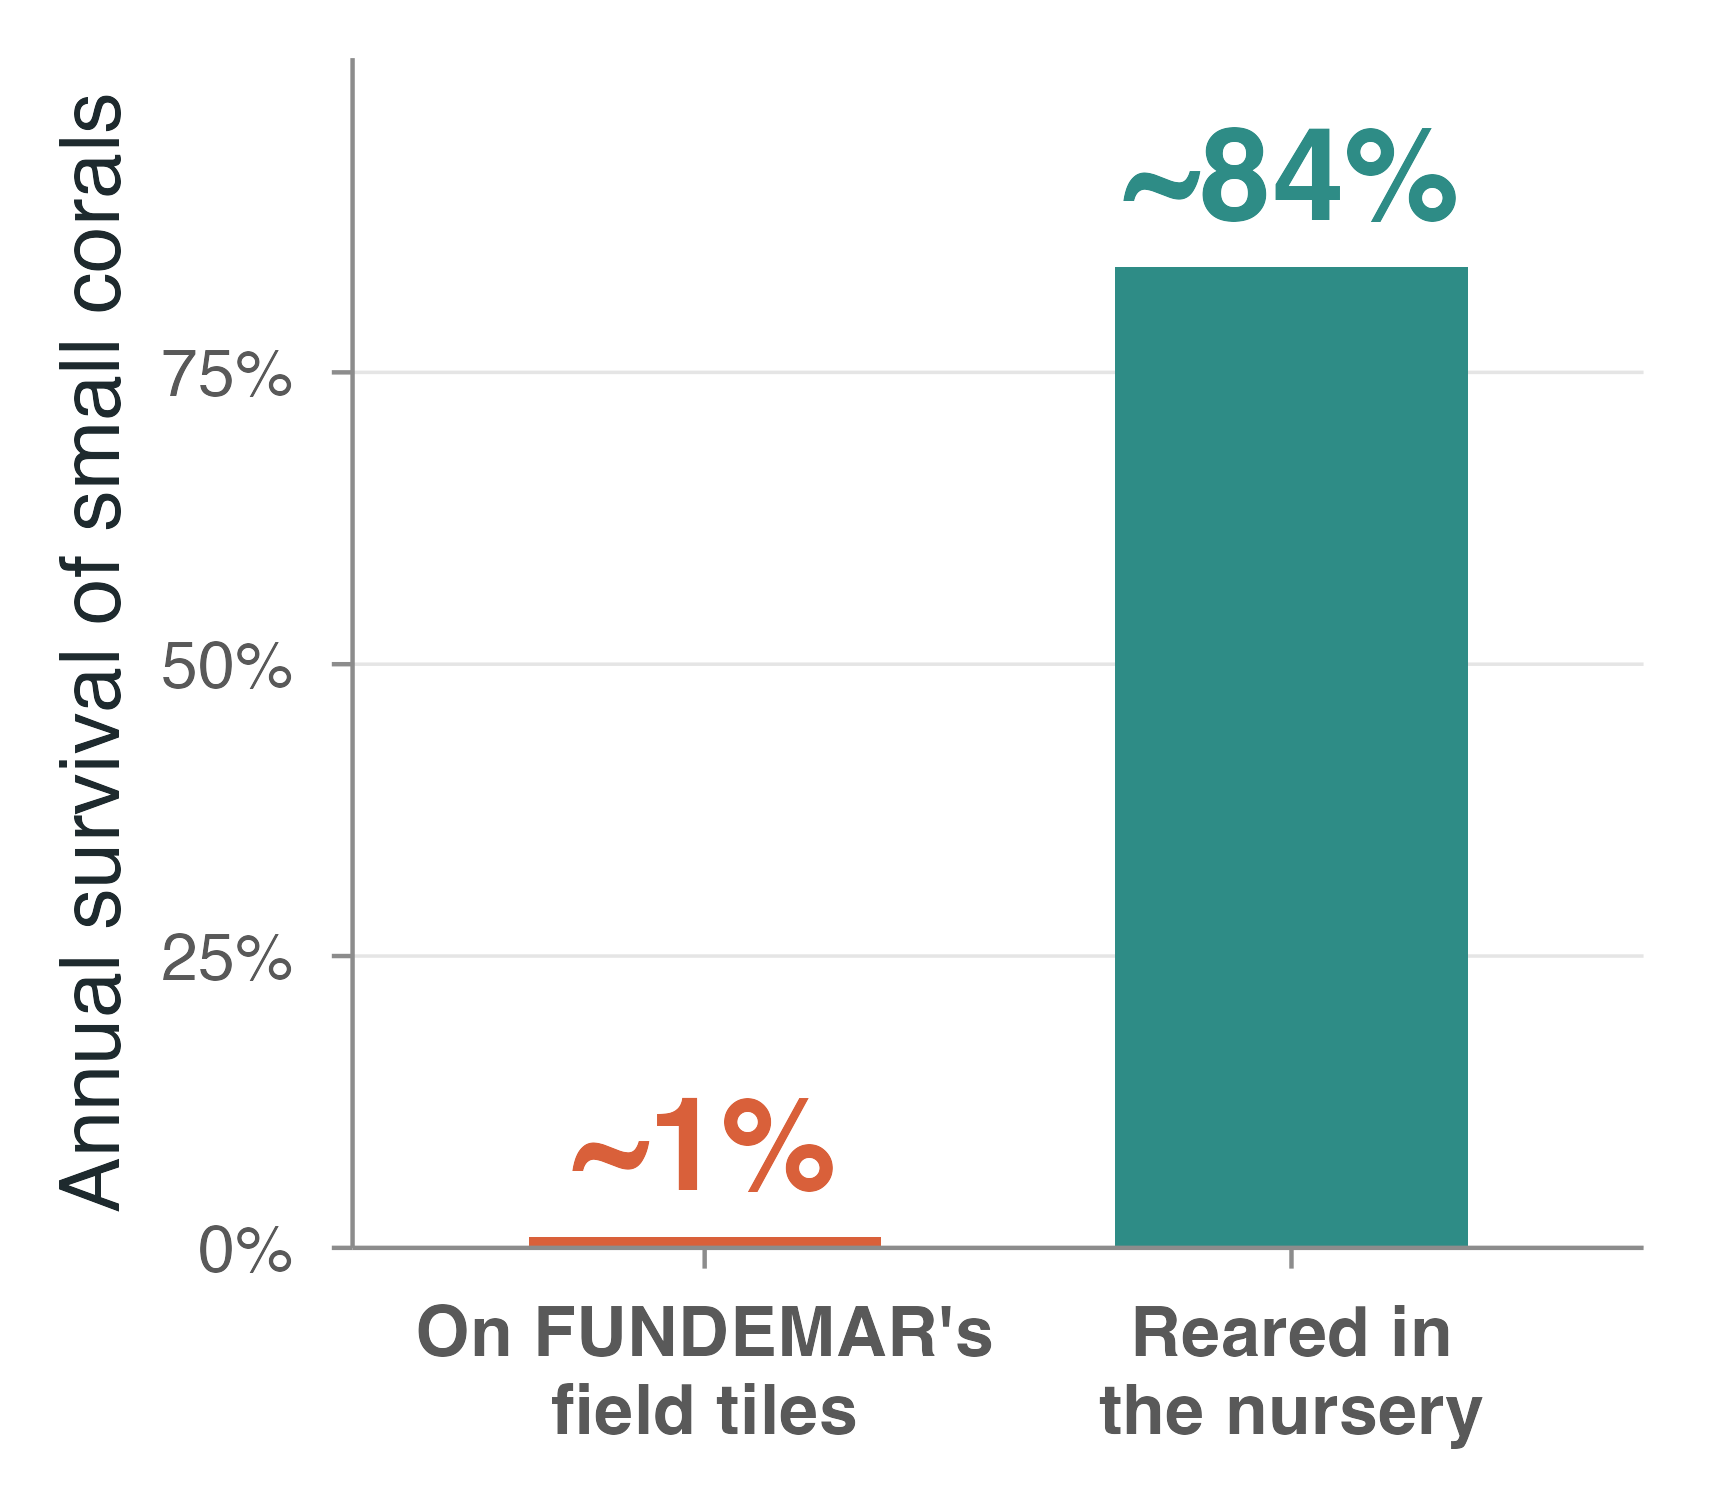

Recreate this plot in R.
# fig_nursery_survival.R — simple 2-bar motivator for Q1: small corals survive far better
# reared in the nursery (~84%, synthesis SC1) than on FUNDEMAR's own field tiles (~1%).
# Created: 2026-07-20
setwd(path.expand("~/Detmer-2025-coral-RSE"))
suppressMessages(source("presentation-figs/theme_slide.R"))
suppressMessages(library(tidyverse))
CC<-DECK$coral; TT<-DECK$teal; INK<-DECK$ink; MU<-DECK$mute

L1<-"On FUNDEMAR's\nfield tiles"; L2<-"Reared in\nthe nursery"
d <- tibble(where=factor(c(L1,L2),levels=c(L1,L2)), surv=c(0.009,0.84), lab=c("~1%","~84%"))

p <- ggplot(d, aes(where, surv, fill=where)) +
  geom_col(width=0.60) +
  geom_text(aes(label=lab, color=where), vjust=-0.5, size=11, fontface="bold", show.legend=FALSE) +
  scale_fill_manual(values=setNames(c(CC,TT),c(L1,L2)), guide="none") +
  scale_color_manual(values=setNames(c(CC,TT),c(L1,L2)), guide="none") +
  scale_y_continuous(labels=scales::percent, limits=c(0,0.98), breaks=seq(0,0.75,.25),
                     expand=expansion(mult=c(0,.04))) +
  labs(x=NULL, y="Annual survival of small corals") +
  theme_slide(base_size=20) +
  theme(panel.grid.major.x=element_blank(),
        axis.text.x=element_text(size=17, face="bold", lineheight=0.92))

save_slide(p, "fig_nursery_survival.png", w=5.7, h=5.0)
cat("done fig_nursery_survival\n")
